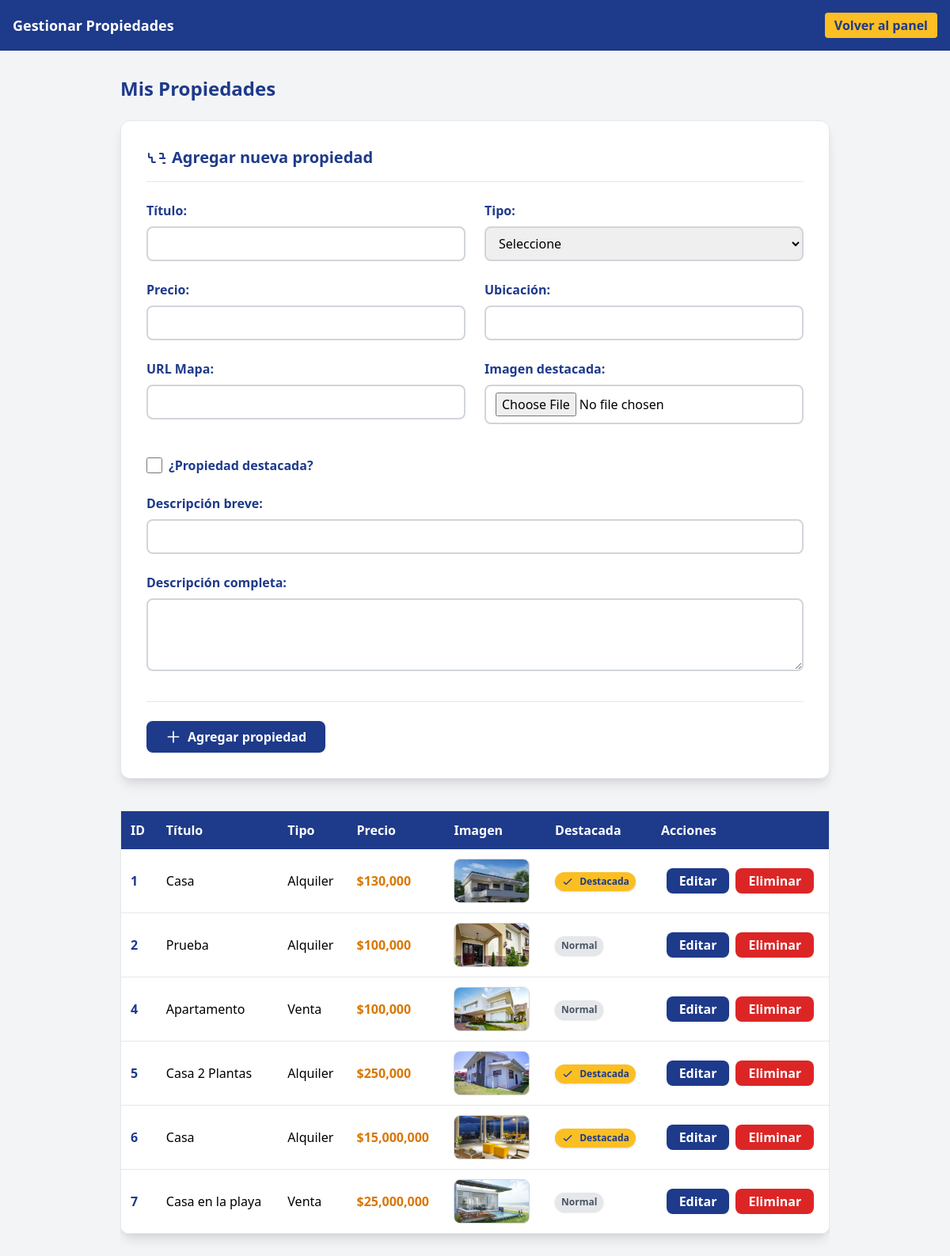
Page /agente/propiedades.php (signed in) on the earlier database version.
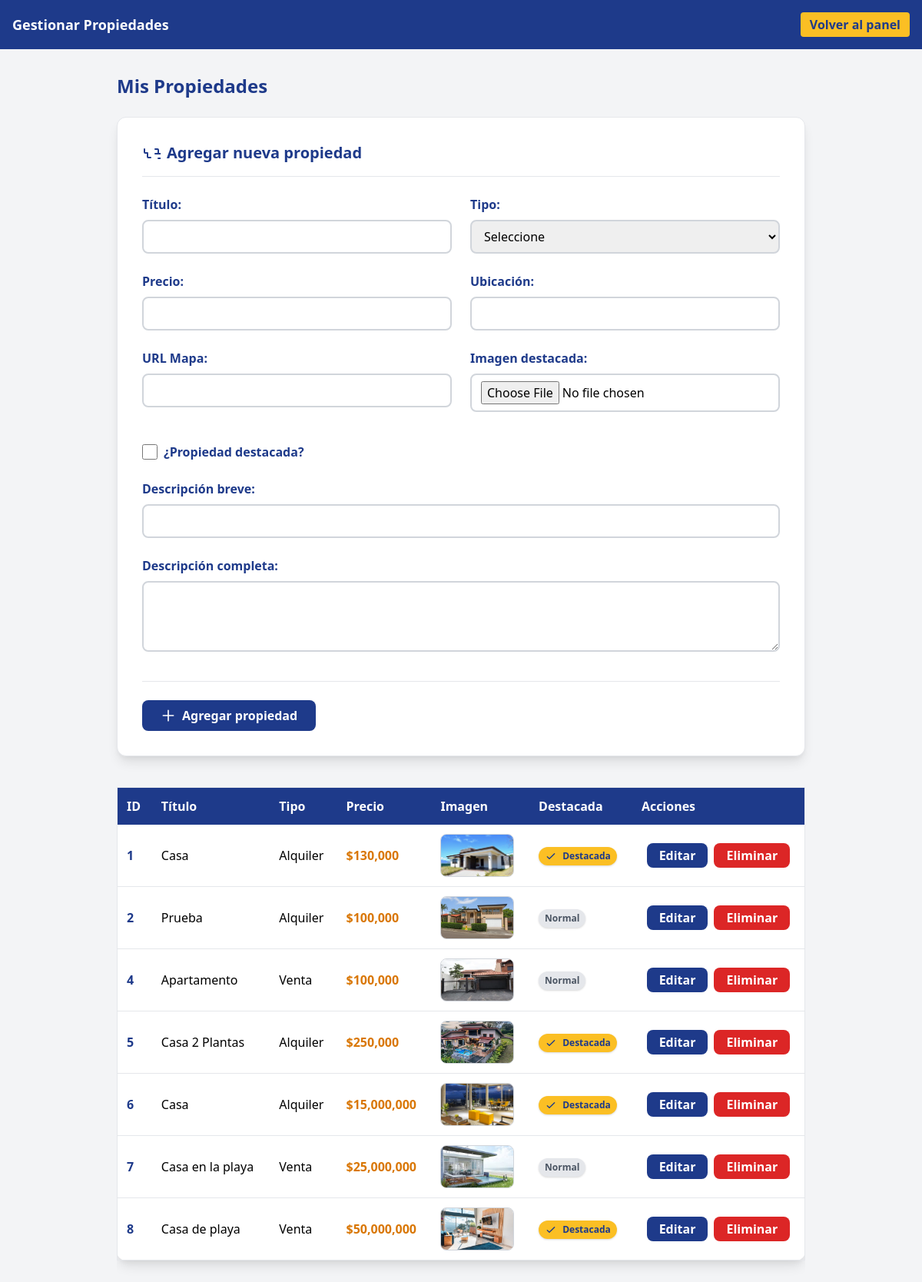
Same page on the later database version.
### tables this page shows
CREATE TABLE `propiedades` (
  `id` int(11) NOT NULL,
  `tipo` enum('alquiler','venta') NOT NULL,
  `destacada` tinyint(1) DEFAULT 0,
  `titulo` varchar(100) NOT NULL,
  `descripcion_breve` varchar(255) NOT NULL,
  `precio` decimal(12,2) NOT NULL,
  `agente_id` int(11) NOT NULL,
  `imagen_destacada` varchar(255) DEFAULT NULL,
  `descripcion_larga` text DEFAULT NULL,
  `mapa` varchar(255) DEFAULT NULL,
  `ubicacion` varchar(255) DEFAULT NULL,
  `fecha_creacion` timestamp NOT NULL DEFAULT current_timestamp()
);

### includes/session.php (called while the page is built, shortened)
<?php
function es_admin() {
    return isset($_SESSION['privilegio']) && ($_SESSION['privilegio'] === 'admin' || $_SESSION['privilegio'] === 'administrador');
}
?>

### agente/propiedades.php (the view, shortened to what this page needs)
<?php
require_once '../includes/session.php';
require_once '../includes/db.php';
$id_agente = es_admin() ? ($_POST['agente_id'] ?? 1) : $_SESSION['id'];
if (es_admin()) {
    $propiedades = $conn->query("SELECT * FROM propiedades");
} else {
    $propiedades = $conn->query("SELECT * FROM propiedades WHERE agente_id = $id_agente");
}
?>
<!DOCTYPE html>
<html lang="es">
<head>
    <link href="https://cdn.jsdelivr.net/npm/tailwindcss@2.2.19/dist/tailwind.min.css" rel="stylesheet">
</head>
<body class="bg-gray-100 min-h-screen">
    <header class="bg-blue-900 text-white p-4 flex justify-between items-center">
        <span class="font-bold text-lg">Gestionar Propiedades</span>
        <?php if(es_admin()): ?>
            <a href="../admin/panel.php" class="bg-yellow-400 text-blue-900 px-3 py-1 rounded font-bold">Volver al panel</a>
        <?php else: ?>
            <a href="panel.php" class="bg-yellow-400 text-blue-900 px-3 py-1 rounded font-bold">Volver al panel</a>
        <?php endif; ?>
    </header>
    <main class="max-w-4xl mx-auto py-8">
        <h1 class="text-2xl font-bold mb-6 text-blue-900">Mis Propiedades</h1>
        <form method="post" enctype="multipart/form-data" class="bg-white p-8 rounded-xl shadow-lg mb-10 border border-gray-200">
            <h2 class="text-xl font-bold mb-4 text-blue-900 flex items-center gap-2">
                <svg class="w-6 h-6 text-blue-900" fill="none" stroke="currentColor" stroke-width="2" viewBox="0 0 24 24"><path stroke-linecap="round" stroke-linejoin="round" d="M3 7v4a1 1 0 001 1h3m10-5h3a1 1 0 011 1v4a1 1 0 01-1 1h-3m-10 0v4a1 1 0 001 1h3m10-5h3a1 1 0 011 1v4a1 1 0 01-1 1h-3" /></svg>
                Agregar nueva propiedad
            </h2>
            <hr class="mb-6">
            <div class="grid grid-cols-1 md:grid-cols-2 gap-6">
                <div>
                    <label class="block font-semibold mb-2 text-blue-900" title="Nombre de la propiedad">Título:</label>
                    <input type="text" name="titulo" class="w-full px-3 py-2 border-2 border-gray-300 rounded-lg focus:outline-none focus:border-blue-500" required>
                </div>
                <div>
                    <label class="block font-semibold mb-2 text-blue-900" title="Tipo de operación">Tipo:</label>
                    <select name="tipo" id="tipo" class="w-full px-3 py-2 border-2 border-gray-300 rounded-lg focus:outline-none focus:border-blue-500" required onchange="cambiarColorBoton()">
                        <option value="">Seleccione</option>
                    </select>
                </div>
                <div>
                    <label class="block font-semibold mb-2 text-blue-900" title="Precio de la propiedad">Precio:</label>
                    <input type="number" name="precio" class="w-full px-3 py-2 border-2 border-gray-300 rounded-lg focus:outline-none focus:border-blue-500" required>
                </div>
                <div>
                    <label class="block font-semibold mb-2 text-blue-900" title="Ubicación de la propiedad">Ubicación:</label>
                    <input type="text" name="ubicacion" class="w-full px-3 py-2 border-2 border-gray-300 rounded-lg focus:outline-none focus:border-blue-500" required>
                </div>
                <div>
                    <label class="block font-semibold mb-2 text-blue-900" title="URL del mapa">URL Mapa:</label>
                    <input type="text" name="url_mapa" class="w-full px-3 py-2 border-2 border-gray-300 rounded-lg focus:outline-none focus:border-blue-500" required>
                </div>
                <div>
                    <label class="block font-semibold mb-2 text-blue-900" title="Imagen principal de la propiedad">Imagen destacada:</label>
                    <input type="file" name="imagen_destacada" accept="image/*" class="w-full px-3 py-2 border-2 border-gray-300 rounded-lg" onchange="mostrarPreview(event)">
                </div>
                <div class="flex items-center mt-2 md:col-span-2" title="Marca si quieres que la propiedad sea destacada">
                    <input type="checkbox" name="destacada" id="destacada" class="mr-2 h-5 w-5 text-blue-900 focus:ring-blue-500">
                    <label for="destacada" class="font-semibold text-blue-900">¿Propiedad destacada?</label>
                </div>
                <div class="md:col-span-2">
                    <label class="block font-semibold mb-2 text-blue-900" title="Breve descripción para mostrar en listados">Descripción breve:</label>
                    <input type="text" name="descripcion_breve" class="w-full px-3 py-2 border-2 border-gray-300 rounded-lg focus:outline-none focus:border-blue-500" required>
                </div>
                <div class="md:col-span-2">
                    <label class="block font-semibold mb-2 text-blue-900" title="Descripción completa de la propiedad">Descripción completa:</label>
                    <textarea name="descripcion" class="w-full px-3 py-2 border-2 border-gray-300 rounded-lg focus:outline-none focus:border-blue-500" rows="3" required></textarea>
                </div>
            </div>
            <hr class="mt-8 mb-4">
            <button type="submit" name="agregar" id="btnAgregar" class="bg-blue-900 text-white px-6 py-2 rounded-lg font-bold mt-6 hover:bg-blue-800 transition flex items-center gap-2">
                <svg class="w-5 h-5 text-white" fill="none" stroke="currentColor" stroke-width="2" viewBox="0 0 24 24"><path stroke-linecap="round" stroke-linejoin="round" d="M12 4v16m8-8H4" /></svg>
                Agregar propiedad
            </button>
        </form>
        <div class="overflow-x-auto">
            <table class="w-full bg-white rounded-xl shadow-lg mb-10 border border-gray-200">
                <thead class="bg-blue-900 text-white">
                    <tr>
                        <th class="p-3 text-left">ID</th>
                        <th class="p-3 text-left">Título</th>
                        <th class="p-3 text-left">Tipo</th>
                        <th class="p-3 text-left">Precio</th>
                        <th class="p-3 text-left">Imagen</th>
                        <th class="p-3 text-left">Destacada</th>
                        <th class="p-3 text-left">Acciones</th>
                    </tr>
                </thead>
                <tbody>
                    <?php while($p = $propiedades->fetch_assoc()): ?>
                    <tr class="border-b hover:bg-gray-50 transition">
                        <td class="p-3 align-middle font-semibold text-blue-900"><?= $p['id'] ?></td>
                        <td class="p-3 align-middle">
                            <?= htmlspecialchars($p['titulo']) ?>
                        </td>
                        <td class="p-3 align-middle capitalize">
                            <?= htmlspecialchars($p['tipo']) ?>
                        </td>
                        <td class="p-3 align-middle font-bold text-yellow-600">$<?= number_format($p['precio'],0) ?></td>
                        <td class="p-3 align-middle">
                            <?php if($p['imagen_destacada']): ?>
                            <img src="../<?= htmlspecialchars($p['imagen_destacada']) ?>" class="h-14 w-24 object-cover rounded-lg border border-gray-300" alt="Imagen">
                            <?php endif; ?>
                        </td>
                        <td class="p-3 align-middle">
                            <?php if($p['destacada']): ?>
                                <span class="inline-block px-2 py-1 rounded-full bg-yellow-400 text-blue-900 font-bold text-xs shadow" title="Propiedad destacada">
                                    <svg class="w-4 h-4 inline-block mr-1 text-blue-900" fill="none" stroke="currentColor" stroke-width="2" viewBox="0 0 24 24"><path stroke-linecap="round" stroke-linejoin="round" d="M5 13l4 4L19 7" /></svg>
                                    Destacada
                                </span>
                            <?php else: ?>
                                <span class="inline-block px-2 py-1 rounded-full bg-gray-200 text-gray-600 font-bold text-xs shadow" title="Propiedad normal">Normal</span>
                            <?php endif; ?>
                        </td>
                        <td class="p-3 align-middle">
                            <div class="flex flex-row gap-2 justify-center">
                                <a href="editar.php?id=<?= $p['id'] ?>" class="bg-blue-900 text-white px-4 py-1 rounded-lg font-bold hover:bg-blue-800 transition">Editar</a>
                                <a href="eliminar.php?id=<?= $p['id'] ?>" class="bg-red-600 text-white px-4 py-1 rounded-lg font-bold hover:bg-red-700 transition" onclick="return confirm('¿Eliminar propiedad?')">Eliminar</a>
                            </div>
                        </td>
                    </tr>
                    <?php endwhile; ?>
                </tbody>
            </table>
        </div>
    </main>
</body>
</html>

Differences in the rows shown:
changed propiedades id 1: imagen_destacada: a different picture
changed propiedades "Prueba": imagen_destacada: a different picture
changed propiedades "Apartamento": imagen_destacada: a different picture
changed propiedades "Casa 2 Plantas": imagen_destacada: a different picture
added propiedades: id "8", titulo "Casa de playa", tipo "Venta", precio "50,000,000", imagen_destacada (picture), destacada 1 (drawn)
